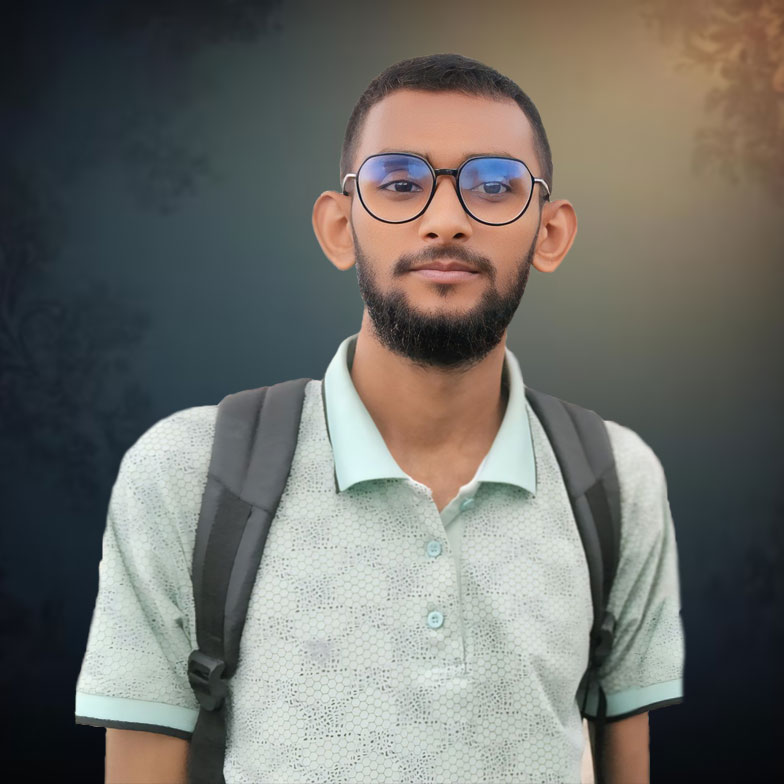
#> input picture 5. Digital Image Processing/Lab/Assignment1/image.jpg, 784 x 784 px
$ jupyter execute '1(b).ipynb'
#> lines starting #> are read from the running program, lines starting #| are printed output that depends on the picture
[cell 1]
## 1st step: import necessary libreries
import cv2
import matplotlib.pyplot as plt
import numpy as np

[cell 2]
## 2nd step: assign and resize image
originalImage = cv2.imread("image.jpg", cv2.IMREAD_GRAYSCALE)
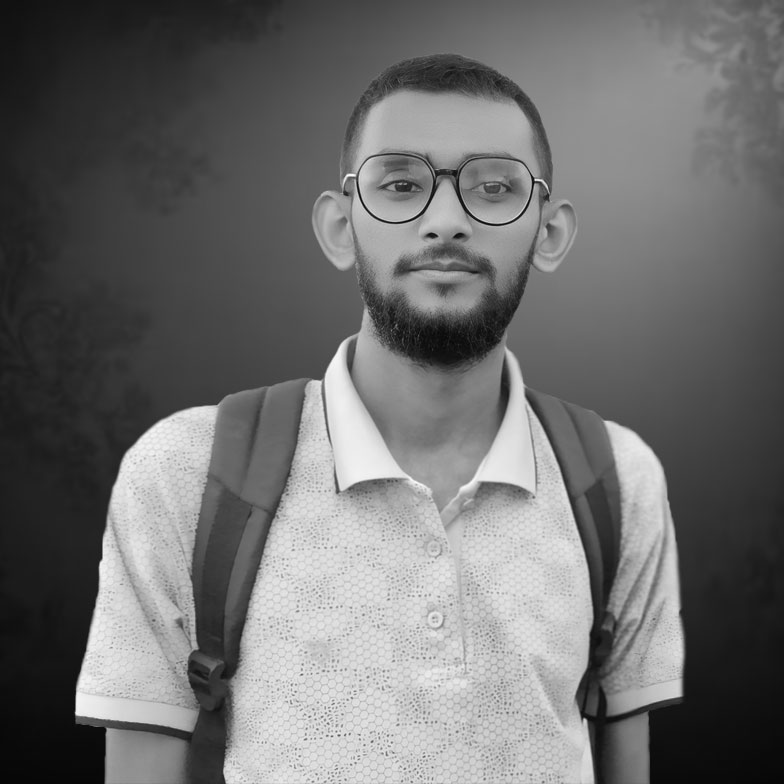
#> originalImage: shape (784, 784); min 5, max 255, mean 110.7
originalImage = cv2.resize(originalImage, (512, 512))
#> originalImage: shape (512, 512)

[cell 3]
## 4th step: decrease number of bits by one
def decreasedBits(image, numOfBits):
    maxPixelValue = 2 ** numOfBits - 1
    decreasedImage = (image * (maxPixelValue / 255)).astype(np.uint8)
    return decreasedImage

[cell 4]
## 3rd step: show image in ploats
plt.figure(figsize=(16, 8))
for i in range(1, 9):
    plt.subplot(2, 4, i)
    plt.title(f'Bits: {9-i}')
    decreasedBit = decreasedBits(originalImage, 9-i)
    plt.imshow(decreasedBit, cmap='gray')
#> this loop made 8 passes
#> pass 2, in decreasedBits (call 2), `decreasedImage = (image * (maxPixelValue / 255)).astype(np.uint8)`:
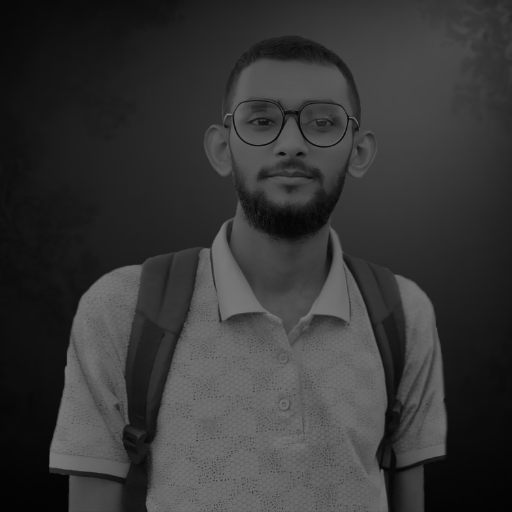
#> decreasedImage: shape (512, 512); min 2, max 123, mean 54.6
#> pass 3, in decreasedBits (call 3), `decreasedImage = (image * (maxPixelValue / 255)).astype(np.uint8)`:
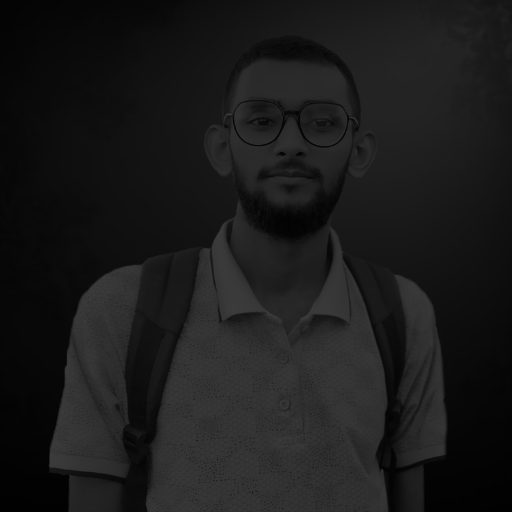
#> decreasedImage: shape (512, 512); min 1, max 61, mean 26.8
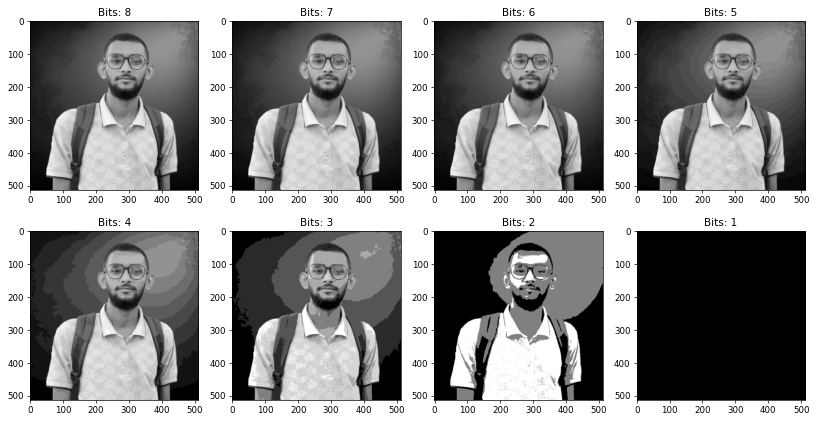
#> figure drawn by matplotlib, 8 panels
